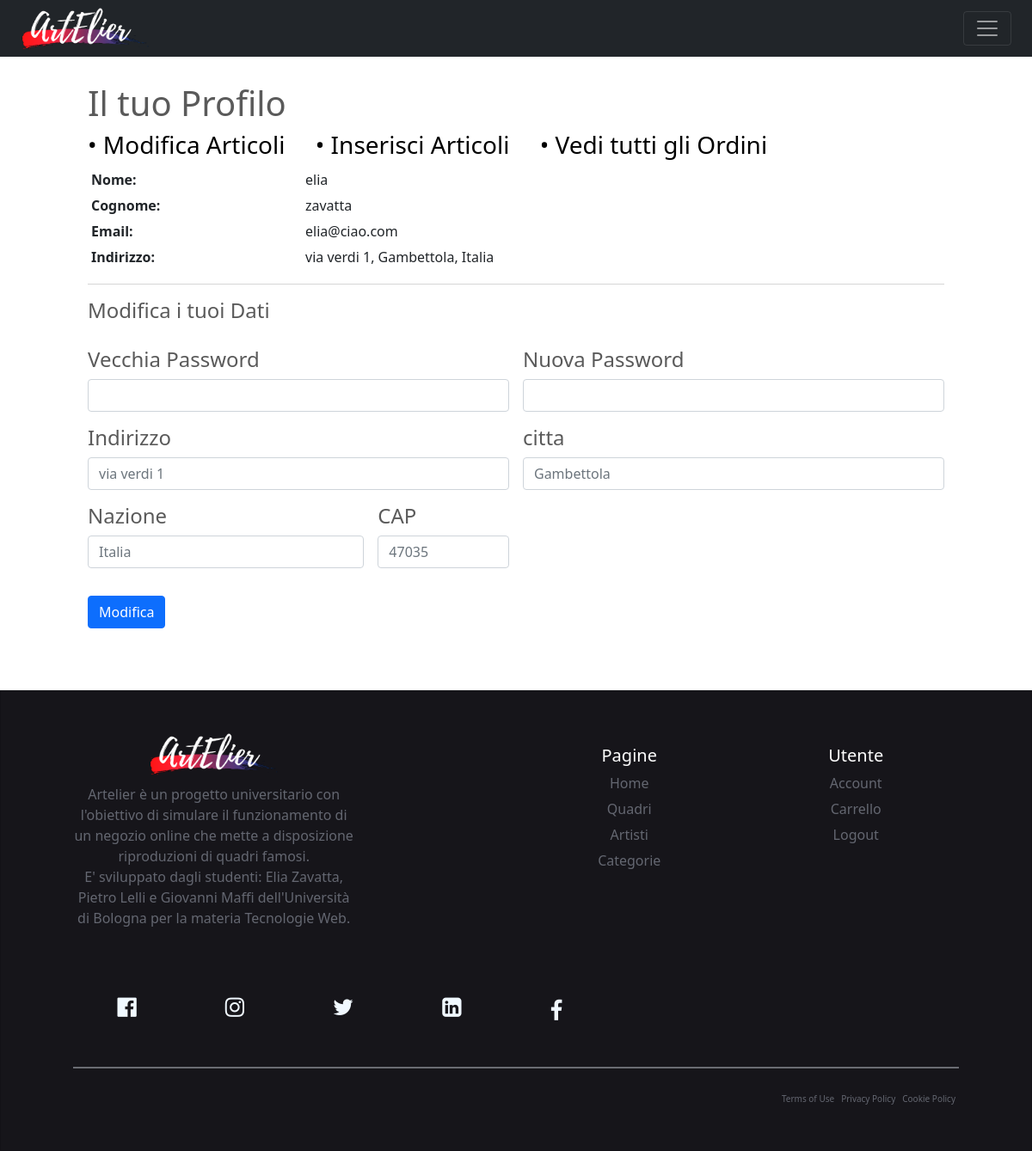
The app's page /Progetto/Php/utente2.php (signed in) with its own data.
### tables this page shows
CREATE TABLE Utente(
    email varchar(50) PRIMARY KEY,
    passwordd varchar(250),
    nome varchar(50),
    cognome varchar(50),
    venditore boolean,
    indirizzo varchar(150),
	citta VARCHAR(50),
    paese varchar(50),
    cap int
);

### Progetto/Php/utente2.php (called while the page is built, shortened)
<?php
require_once 'bootstrap.php';
$templateParams["notifiche"] = $dbh->countNotifiche($_SESSION['email']);
$templateParams["utente"] = $dbh->getUtente($_SESSION['email']);
require 'template/utente.php';
?>

### Progetto/Php/database.php (called while the page is built, shortened)
<?php
class DatabaseHelper{
    private $db;
    public function __construct($servername, $username, $password, $dbname, $port){
        $this->db = new mysqli($servername, $username, $password, $dbname, $port);
    }
    public function getUtente($email){
        $query = "SELECT * FROM utente WHERE email = ?";
        $stmt = $this->db->prepare($query);
        $stmt->bind_param('s',$email);
        $stmt->execute();
        $result = $stmt->get_result();
        return $result->fetch_all(MYSQLI_ASSOC);
    }
    public function countNotifiche($email){
        $query ="SELECT COUNT(*) AS num FROM notifica WHERE email=? AND visualizzato = 0";
        $stmt = $this->db->prepare($query);
        $stmt->bind_param('s',$email);
        $stmt->execute();
        $result = $stmt->get_result();
        return $result->fetch_all(MYSQLI_ASSOC);
    }
}
?>

### Progetto/Php/bootstrap.php (called while the page is built, shortened)
<?php
require_once("utils/function.php");
require_once("database.php");
$dbh = new DatabaseHelper("localhost", "root", "", "artelier",3306);
?>

### Progetto/Php/utils/function.php (called while the page is built, shortened)
<?php
function isUserLoggedIn(){
    return !empty($_SESSION['email']);
}
?>

### Progetto/Php/template/utente.php (the view, shortened to what this page needs)
<!doctype html>
<html lang="it">
  <head>
	<link href="https://cdn.jsdelivr.net/npm/bootstrap@5.1.3/dist/css/bootstrap.min.css" rel="stylesheet">
  <link rel="stylesheet" href="https://cdnjs.cloudflare.com/ajax/libs/font-awesome/4.7.0/css/font-awesome.min.css">
    <link href="../Css/HomePage2.css" rel="stylesheet">
  </head>
  <body>
  <header>
      <div class="container-fluid" style="padding: 0px;">
        <div class="row">
          <div class="col-12">
            <nav class="navbar navbar-dark bg-dark fixed-top">
              <div class="container-fluid">
                <a href="./home2.php"><img src="../Immagini/logobiancocut.png" class="d-block" alt="..." style="margin: 0px; padding: 0px; width: 150px;"></a>
                <button class="navbar-toggler" type="button" data-bs-toggle="offcanvas" data-bs-target="#offcanvasNavbar" aria-controls="offcanvasNavbar">
                  <span class="navbar-toggler-icon"></span>
                </button>
              </div>
            </nav>
          </div>
        </div>
  <main>
    <br>
    <div class="row">
    <div class="col-1"> </div>
      <div class="col-md-10">
        <h1>Il tuo Profilo</h1>
        <?php foreach($templateParams["utente"] as $utente): ?>
        <?php if($utente["venditore"] ): ?>
          <h3>
            <a class="mb-3" href="./archivio-modifica-art.php" style="color: black; text-decoration: none;" >• Modifica Articoli</a>
            <a class="mb-3" href="./archivio-inserimentoArt.php"  style="color: black; text-decoration: none;" >&emsp;• Inserisci Articoli</a>
            <a class="mb-3" href="./archivio-admin-ordini.php"  style="color: black; text-decoration: none;" >&emsp;• Vedi tutti gli Ordini</a><br>
        <?php else:?>
            <a class="mb-3" href="./archivio-Ordini.php" style="color: black; text-decoration: none;" >• I tuoi Ordini</a><br>
        <?php endif?>
          </h3>
        <div class="table-responsive">
          <table class="table table-sm table-borderless mb-0">
            <tbody>
              <tr>
                <th class="pl-0 w-25" scope="row">Nome: </th>
                <td><?php echo $utente["nome"] ?></td>
              </tr>
              <tr>
                <th class="pl-0 w-25" scope="row">Cognome: </th>
                <td><?php echo $templateParams["utente"][0]["cognome"] ?></td>
              </tr>
              <tr>
                <th class="pl-0 w-25" scope="row">Email:</th>
                <td><?php echo $templateParams["utente"][0]["email"] ?></td>
              </tr>
              <tr>
                <th class="pl-0 w-25" scope="row">Indirizzo: </th>
                <td><?php echo $templateParams["utente"][0]["indirizzo"] ?>, <?php echo $templateParams["utente"][0]["citta"] ?>, <?php echo $templateParams["utente"][0]["paese"] ?></td>
              </tr>
            </tbody>
          </table>
        </div>
        <hr>
        <h4 class="mb-3">Modifica i tuoi Dati<br><br>
          <form class="row g-3"  action="./utente2.php" method="POST">
            <div class="col-md-6">
              <label for="inputPassword4" class="form-label">Vecchia Password</label>
              <input type="password" class="form-control" id="inputPassword" name="vecchiaPassword">
            </div>
            <div class="col-md-6">
              <label for="inputPassword4" class="form-label">Nuova Password</label>
              <input type="password" class="form-control" id="inputPassword2" name="nuovaPassword">
            </div>
            <div class="col-md-6">
              <label for="inputAddress" class="form-label">Indirizzo</label>
              <input type="text" class="form-control" id="inputAddress" name="indirizzo" placeholder="<?php echo $utente["indirizzo"]?>">
            </div>
            <div class="col-md-6">
              <label for="inputCity" class="form-label">citta</label>
              <input type="text" class="form-control" id="inputCity" name="citta" placeholder="<?php echo $utente["citta"]?>">
            </div>
            <div class="col-md-4">
            <label for="inputCity" class="form-label">Nazione</label>
              <input type="text" class="form-control" id="inputNazione" name="paese" placeholder="<?php echo $utente["paese"]?>">
            </div>
            <div class="col-md-2">
              <label for="inputCap" class="form-label">CAP</label>
              <input type="text" class="form-control" id="inputZip" name="cap" placeholder="<?php echo $utente["cap"]?>">
            </div>
            <div class="col-12">
            <button type="submit" class="btn btn-primary" name="btnModifica">Modifica</button>
            </div>
          </form>
          <?php endforeach; ?>
      </div>
    </div>
  </main>
  <div id="chisiamo" class="container-fluid mt-5" style="padding: 0px; text-align: center;">
    <div class="card" style="width: 100%;">
        <div class="row mb-4 ">
            <div class="col-md-4 ">
                <div class="footer-text">
                        <a href="./home2.php"> <img src="../Immagini/logobiancocut.png" alt="" style="max-height: 50px; margin-bottom: 10px;"></a>
                    <p class="card-text">Artelier è un progetto universitario con l'obiettivo di simulare il funzionamento di un negozio online che mette a disposizione riproduzioni di quadri famosi.<br>
                      E' sviluppato dagli studenti: Elia Zavatta, Pietro Lelli e Giovanni Maffi dell'Università di Bologna per la materia Tecnologie Web.</p>
                </div>
            </div>
            <div class="col-md-2"></div>
            <div class="col-md-3">
                <h5 class="heading" style="margin-top: 15px;">Pagine</h5>
                <ul>
                  <a href="./home2.php"><li>Home</li></a>
                  <a href="./archivio-quadri.php"><li>Quadri</li></a>
                  <a href="./archivio-artisti.php"><li>Artisti</li></a>
                  <a href="./archivio-Categorie.php"><li>Categorie</li></a>
                </ul>
            </div>
            <div class="col-md-3">
                <h5 class="heading" style="margin-top: 15px;">Utente</h5>
                <ul class="card-text">
                <?php if(isUserLoggedIn()): ?>
                    <a href="./utente2.php"><li>Account</li></a>
                    <a href="./archivio-carrello.php"><li>Carrello</li></a>
                    <a href="./logout.php"><li>Logout</li></a>
                    <?php else: ?>
                      <a href="./login.php"><li>Login</li></a>
                      <a href="./registrazione.php"><li>Registrazione</li></a>
                    <?php endif; ?>
                </ul>
            </div>
        </div>
        <div class="row">
          <div class="col-12">
            <div class="social mt-2 mb-3"> <i class="fa fa-facebook-official fa-lg"></i> <i class="fa fa-instagram fa-lg"></i> <i class="fa fa-twitter fa-lg"></i> <i class="fa fa-linkedin-square fa-lg"></i> <i class="fa fa-facebook"></i> </div>
          </div>
        </div>
        <div class="divider mb-4"> </div>
        <div class="row" style="font-size:10px;">
          <div class="col-md-6 col-sm-6 col-xs-6"></div>
          <div class="col-md-6 col-sm-6 col-xs-6">
            <div class="pull-right mr-4 d-flex policy">
              <div>Terms of Use</div>
              <div>Privacy Policy</div>
              <div>Cookie Policy</div>
            </div>
          </div>
        </div>
      </div>
    </div>
  </body>
</html>

### Progetto/Css/HomePage2.css (style rules this page uses)
body { padding-top: 3rem; color: rgb(90, 90, 90); }
i { color: aliceblue; float: left; }
.card { padding: 4% 7%; color: #646771; background-color: #16151a; border-radius: 0px }
ul { list-style-type: none; margin: 0; padding: 0 }
.card li { margin: 6px; }
hr { border-width: 3px }
.social>i { padding: 5%; font-size: 26px }
.policy>div { padding: 4px }
.divider { border-top: 2px solid rgba(189, 196, 203, 0.5); }
.footer-text > h1, h5 { color: #fff; }
.card a { text-decoration: none; color: #646771; }

### records on screen
utente: venditore "• Modifica Articoli", nome "elia", cognome "zavatta", email "elia@ciao.com", indirizzo "via verdi 1", citta "Gambettola", paese "Italia", cap "47035"
